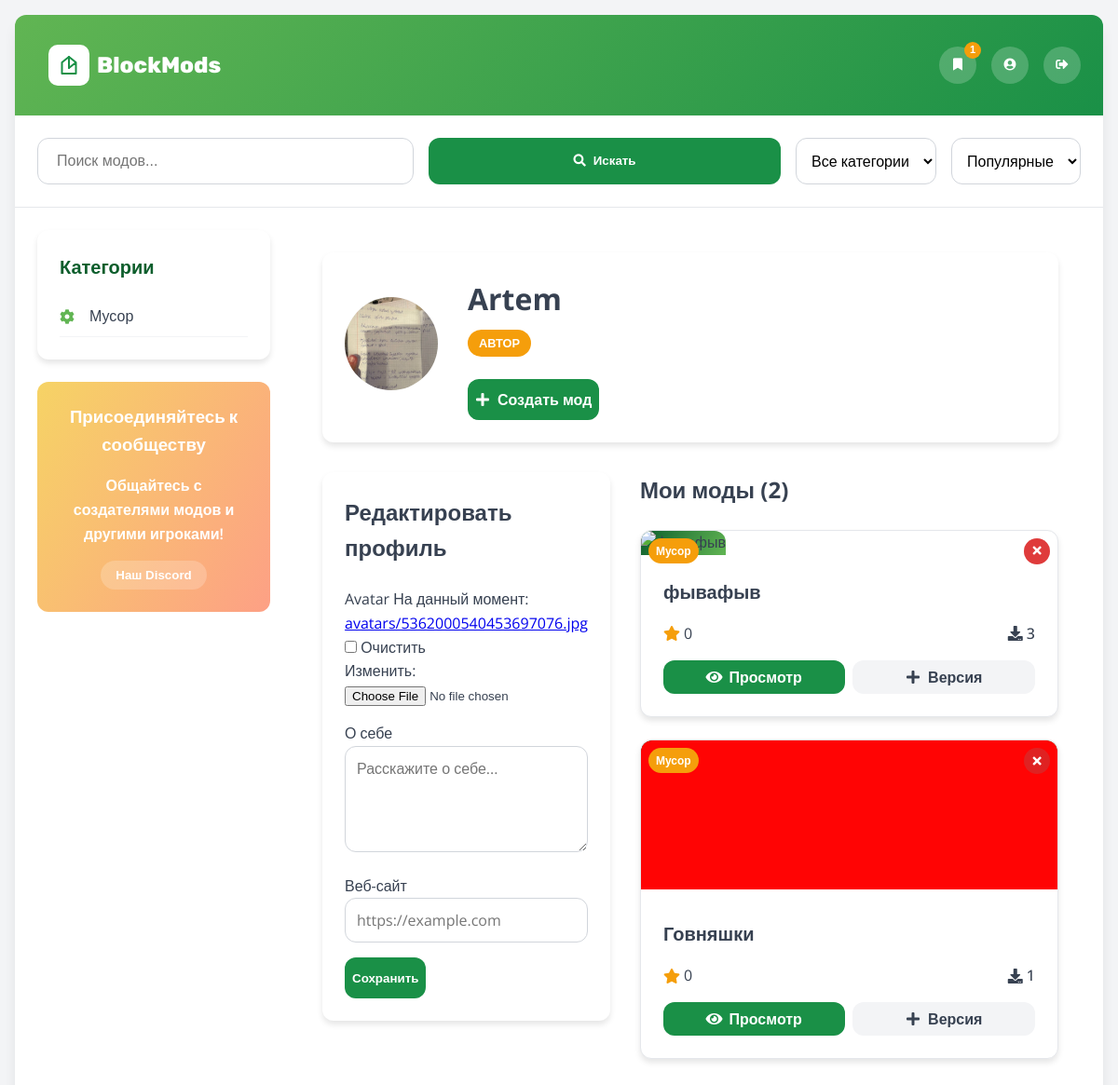
The page /profile/ (signed in) on the database as committed earlier.
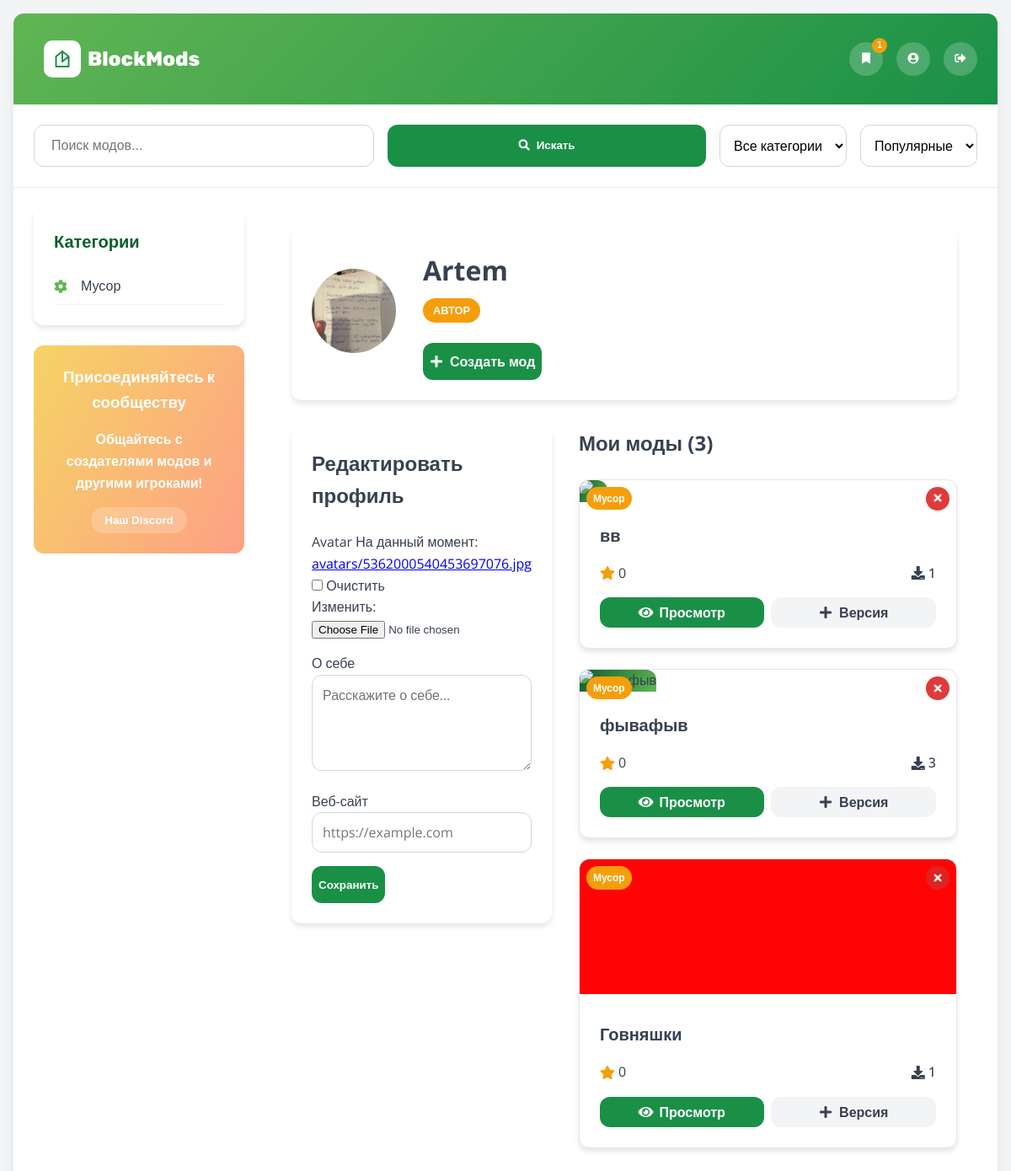
The same page on the database as committed later.
### mscar_app/models.py (models this page shows, shortened)
class Category(models.Model):
    name = models.CharField(max_length=100)
    class Meta:
        verbose_name = 'Категория'
        verbose_name_plural = 'Категории'

class UserProfile(models.Model):
    USER = 'user'
    AUTHOR = 'author'
    ROLE_CHOICES = [
        (USER, 'Обычный пользователь'),
        (AUTHOR, 'Автор'),
    ]
    user = models.OneToOneField(User, on_delete=models.CASCADE)
    role = models.CharField(max_length=10, choices=ROLE_CHOICES, default=USER)
    avatar = models.ImageField(upload_to='avatars/', null=True, blank=True)
    bio = models.TextField(blank=True, verbose_name="О себе")
    website = models.URLField(blank=True, verbose_name="Веб-сайт")
    class Meta:
        verbose_name = 'Профиль пользователя'
        verbose_name_plural = 'Профили пользователей'

class Mod(models.Model):
    title = models.CharField(max_length=200, verbose_name="Название")
    description = models.TextField(verbose_name="Описание")
    current_version = models.CharField(max_length=20, verbose_name="Текущая версия")
    category = models.ForeignKey(Category, on_delete=models.CASCADE, verbose_name="Категория")
    author = models.ForeignKey(User, on_delete=models.CASCADE, verbose_name="Автор")
    downloads = models.PositiveIntegerField(default=0, verbose_name="Скачивания")
    image = models.ImageField(upload_to=mod_image_path, null=True, blank=True, verbose_name="Изображение")
    created_at = models.DateTimeField(auto_now_add=True, verbose_name="Дата создания")
    updated_at = models.DateTimeField(auto_now=True, verbose_name="Дата обновления")
    is_approved = models.BooleanField(default=False, verbose_name="Одобрен")
    class Meta:
        verbose_name = 'Мод'
        verbose_name_plural = 'Моды'
        ordering = ['-created_at']
    @property
    def average_rating(self):
        reviews = self.review_set.all()
        if reviews:
            return round(sum(review.rating for review in reviews) / len(reviews), 1)
        return 0

### mscar_app/views.py (the view)
# urls.py: path('profile/', views.profile, name='profile'),
@login_required
def profile(request):
    user_profile = request.user.userprofile
    user_mods = Mod.objects.filter(author=request.user)
    if request.method == 'POST':
        form = UserProfileForm(request.POST, request.FILES, instance=user_profile)
        if form.is_valid():
            form.save()
            messages.success(request, 'Профиль успешно обновлен!')
            return redirect('mscar_app:profile')
    else:
        form = UserProfileForm(instance=user_profile)
    context = {
        'form': form,
        'user_mods': user_mods,
        'user_profile': user_profile,
    }
    return render(request, 'mscar_app/profile.html', context)

### mscar_app/forms.py
class UserProfileForm(forms.ModelForm):
    class Meta:
        model = UserProfile
        fields = ['avatar', 'bio', 'website']
        widgets = {
            'bio': forms.Textarea(attrs={
                'class': 'form-textarea',
                'placeholder': 'Расскажите о себе...',
                'rows': 4
            }),
            'website': forms.URLInput(attrs={
                'class': 'form-input',
                'placeholder': 'https://example.com'
            }),
        }

### mscar_app/context_processors.py (called while the page is built)
def categories(request):
    return {
        'categories': Category.objects.all()
    }

### mscar_app/templates/mscar_app/profile.html (shortened to what this page needs)
{% extends "mscar_app/base.html" %}
{% load static %}
{% block content %}
<div class="profile-container">
    <div class="profile-header">
        <div class="profile-avatar">
            {% if user_profile.avatar %}
            <img src="{{ user_profile.avatar.url }}" alt="Аватар">
            {% else %}
            <div class="avatar-placeholder">
                <i class="fas fa-user fa-2x"></i>
            </div>
            {% endif %}
        </div>
        <div class="profile-info">
            <h1>{{ user.username }}</h1>
            <span class="user-role {{ user_profile.role }}">
                {{ user_profile.get_role_display }}
            </span>
            <div class="profile-actions">
                <a href="{% url 'mscar_app:create_mod' %}" class="action-btn primary-btn">
                    <i class="fas fa-plus"></i> Создать мод
                </a>
            </div>
        </div>
    </div>
    <div class="profile-content">
        <div class="profile-form">
            <h2>Редактировать профиль</h2>
            <form method="post" enctype="multipart/form-data">
                {% for field in form %}
                <div class="form-group">
                    <label for="{{ field.id_for_label }}">{{ field.label }}</label>
                    {{ field }}
                </div>
                {% endfor %}
                <button type="submit" class="action-btn primary-btn">Сохранить</button>
            </form>
        </div>
        <div class="user-mods">
            <h2>Мои моды ({{ user_mods|length }})</h2>
            {% if user_mods %}
            <div class="mods-grid">
                {% for mod in user_mods %}
                <div class="mod-card" id="modCard-{{ mod.id }}">
                    <div class="mod-header">
                        {% if mod.image %}
                        <img src="{{ mod.image.url }}" alt="{{ mod.title }}" class="mod-image">
                        {% else %}
                        <div class="mod-image-placeholder">
                            <i class="fas fa-cube fa-3x"></i>
                        </div>
                        {% endif %}
                        <span class="mod-badge mod-badge-left">{{ mod.category.name }}</span>
                        <button class="delete-mod-btn" onclick="confirmDeleteMod({{ mod.id }})" title="Удалить мод">
                            <i class="fas fa-times"></i>
                        </button>
                    </div>
                    <div class="mod-content">
                        <h3 class="mod-title">{{ mod.title }}</h3>
                        <div class="mod-stats">
                            <div class="rating">
                                <i class="fas fa-star star-icon"></i>
                                <span>{{ mod.average_rating }}</span>
                            </div>
                            <div class="downloads">
                                <i class="fas fa-download"></i>
                                <span>{{ mod.downloads }}</span>
                            </div>
                        </div>
                        <div class="mod-actions">
                            <a href="{% url 'mscar_app:mod_detail' mod.id %}" class="action-btn primary-btn">
                                <i class="fas fa-eye"></i> Просмотр
                            </a>
                            <a href="{% url 'mscar_app:add_version' mod.id %}" class="action-btn secondary-btn">
                                <i class="fas fa-plus"></i> Версия
                            </a>
                        </div>
                    </div>
                </div>
                {% endfor %}
            </div>
            {% endif %}
        </div>
    </div>
</div>
{% endblock %}

### mscar_app/templates/mscar_app/base.html (shortened to what this page needs)
<!DOCTYPE html>
{% load static %}
<html lang="ru">
<head>
    <link rel="stylesheet" href="https://cdnjs.cloudflare.com/ajax/libs/font-awesome/5.15.4/css/all.min.css">
    <link rel="stylesheet" href="{% static 'css/style.css' %}">
</head>
<body class="{% if user.is_authenticated %}logged-in{% else %}logged-out{% endif %}">
    <div class="page-container">
        <div class="header">
            <div class="logo" onclick="location.href='{% url 'mscar_app:mod_list' %}'" style="cursor: pointer;">
                <div class="logo-icon">
                </div>
                <h1 class="logo-text">BlockMods</h1>
            </div>
            <div class="user-controls">
                {% if user.is_authenticated %}
                    <button class="icon-btn" onclick="location.href='{% url 'mscar_app:bookmarks' %}'" title="Закладки">
                        <i class="fas fa-bookmark"></i>
                        {% with bookmark_count=user.bookmark_set.count %}
                        <span id="bookmarksBadge" class="badge" style="{% if not bookmark_count %}display: none;{% endif %}">
                            {{ bookmark_count }}
                        </span>
                        {% endwith %}
                    </button>
                    <button class="icon-btn" onclick="location.href='{% url 'mscar_app:profile' %}'" title="Профиль">
                        <i class="fas fa-user-circle"></i>
                    </button>
                    <form method="post" action="{% url 'mscar_app:logout' %}" style="display: inline;">
                        <button type="submit" class="icon-btn" title="Выйти">
                            <i class="fas fa-sign-out-alt"></i>
                        </button>
                    </form>
                {% endif %}
            </div>
        </div>
        <div class="search-section">
            <div class="search-box">
                <form method="GET" action="{% url 'mscar_app:mod_list' %}" class="search-form">
                    <input type="text" class="search-input" name="q" placeholder="Поиск модов..." value="{{ request.GET.q }}">
                    <button type="submit" class="action-btn primary-btn">
                        <i class="fas fa-search"></i> Искать
                    </button>
                    <select class="filter-select" name="category">
                        <option value="">Все категории</option>
                    </select>
                    <select class="filter-select" name="sort">
                        <option value="popular">Популярные</option>
                    </select>
                </form>
            </div>
        </div>
        <div class="main-content">
            {% block sidebar %}
            <div class="sidebar">
                <div class="category-card">
                    <h2 class="category-title">Категории</h2>
                    <ul class="category-list">
                        {% for category in categories %}
                        <li class="category-item">
                            <div class="category-icon">
                                <i class="fas fa-cog"></i>
                            </div>
                            <a href="{% url 'mscar_app:mod_list' %}?category={{ category.id }}">{{ category.name }}</a>
                        </li>
                        {% endfor %}
                    </ul>
                </div>
                <div class="community-card">
                    <h3 class="community-title">Присоединяйтесь к сообществу</h3>
                    <p>Общайтесь с создателями модов и другими игроками!</p>
                    <button class="community-btn">Наш Discord</button>
                </div>
            </div>
            {% endblock %}
            {% block content %}
            {% endblock %}
        </div>
    </div>
</body>
</html>

Rows that differ between the two databases and show on the page:
added Mod: category.name "Мусор", title "вв", average_rating "0", downloads "1"
Other text that changed with them:
{{ user_mods|length }}: "2" → "3"
